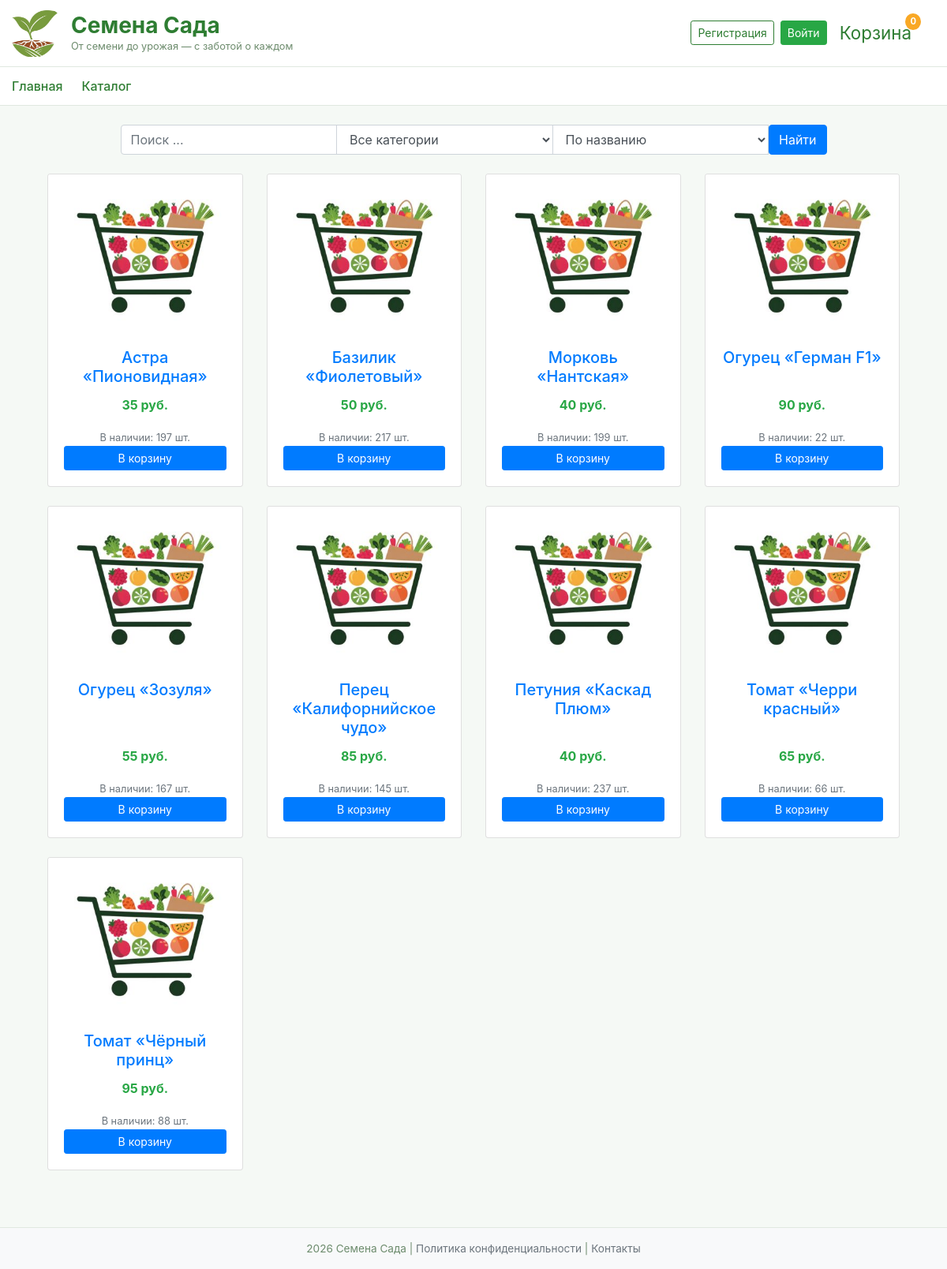
The app's page /catalog, older data.
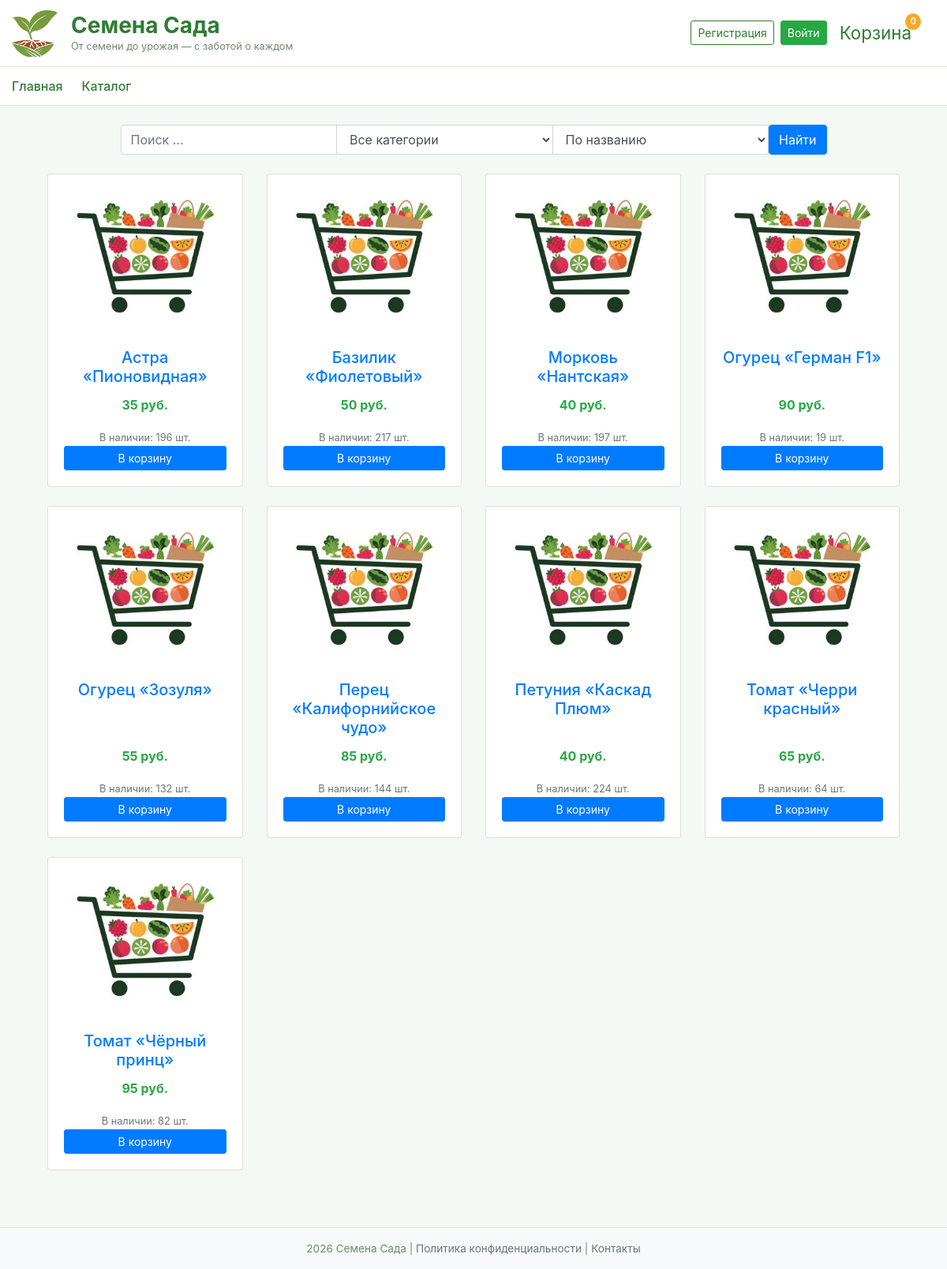
The same page, newer data.
### data/products.py (models this page shows)
class Product(SqlAlchemyBase, SerializerMixin):
    __tablename__ = 'products'
    serialize_only = ('id', 'name', 'category_id', 'category.name', 'price', 'stock',
                      'image_path', 'description', 'sowing_month_start', 'sowing_month_end',
                      'difficulty', 'modified_date', 'order_items')
    id = sqlalchemy.Column(sqlalchemy.Integer, primary_key=True, autoincrement=True)
    name = sqlalchemy.Column(sqlalchemy.String)
    category_id = sqlalchemy.Column(sqlalchemy.Integer, sqlalchemy.ForeignKey('categories.id'))
    price = sqlalchemy.Column(sqlalchemy.Integer)
    stock = sqlalchemy.Column(sqlalchemy.Integer)
    image_path = sqlalchemy.Column(sqlalchemy.String)
    description = sqlalchemy.Column(sqlalchemy.String)
    sowing_month_start = sqlalchemy.Column(sqlalchemy.Integer)
    sowing_month_end = sqlalchemy.Column(sqlalchemy.Integer)
    difficulty = sqlalchemy.Column(sqlalchemy.String)
    modified_date = sqlalchemy.Column(sqlalchemy.DateTime, default=datetime.datetime.now)
    order_items = orm.relationship("OrderItem", back_populates='product')
    category = orm.relationship("Category")

### main.py (the view, shortened to what this page needs)
@app.route('/catalog')
def catalog():
    search_query = request.args.get('search', '')
    category_id = request.args.get('category', 0)
    sort_by = request.args.get('sort', 'name')
    with create_session() as db_sess:
        query = db_sess.query(Product)
        if search_query:
            query = query.filter(Product.name.like(f'%{search_query}%'))
        if category_id and int(category_id) > 0:
            query = query.filter(Product.category_id == int(category_id))
        if sort_by == 'price_asc':
            query = query.order_by(Product.price)
        elif sort_by == 'price_desc':
            query = query.order_by(Product.price.desc())
        else:
            query = query.order_by(Product.name)
        products = query.all()
        categories = db_sess.query(Category).all()
        return render_template('catalog.html',
                               products=products,
                               categories=categories,
                               search_query=search_query,
                               current_category=int(category_id) if category_id else 0,
                               sort_by=sort_by)

### data/db_session.py (called while the page is built)
def create_session() -> Session:
    global __factory
    return __factory()

### main.py (called while the page is built)
@app.context_processor
def cart_count():
    cart = session.get('cart', {})
    count = sum(cart.values())
    return dict(cart_count=count)

### templates/catalog.html (shortened to what this page needs)
{% extends "base.html" %} {% block content %}
<div class="container-fluid">
  <form method="GET" action="/catalog" class="mb-4">
    <div class="row justify-content-center">
      <div class="col-md-10">
        <div class="input-group flex-wrap">
          <input
            type="text"
            name="search"
            class="form-control"
            placeholder="Поиск ..."
            value="{{ search_query }}"
            style="min-width: 100px"
          />
          <select
            name="category"
            class="form-control"
            style="width: auto; min-width: max-content"
          >
            <option value="0">Все категории</option>
          </select>
          <select
            name="sort"
            class="form-control"
            style="width: auto; min-width: max-content"
          >
            {% if sort_by == "name" %}
            <option value="name" selected>По названию</option>
            {% else %}
            <option value="name">По названию</option>
            {% endif %}
          </select>
          <button
            type="submit"
            class="btn btn-primary"
            style="white-space: nowrap"
          >
            Найти
          </button>
        </div>
      </div>
    </div>
  </form>
  <div class="row">
    {% for product in products %}
    <div class="col-md-3 col-sm-6 mb-4">
      <div class="card h-100">
        <img
          src="{{ product.image_path }}"
          class="card-img-top"
          alt="{{ product.name }}"
          style="height: 200px; object-fit: cover"
        />
        <div class="card-body d-flex flex-column text-center">
          <a
            href="/product/{{ product.id }}?next={{ request.url | urlencode }}"
            class="text-decoration-none"
          >
            <h5 class="card-title">{{ product.name }}</h5>
          </a>
          <div class="mt-auto">
            <p class="card-text font-weight-bold text-success fs-5">
              {{ product.price }} руб.
            </p>
            {% if product.stock > 0 %}
            <small class="text-muted">В наличии: {{ product.stock }} шт.</small>
            {% else %}
            <small class="text-danger">Нет в наличии</small>
            {% endif %}
            <div class="d-flex flex-column gap-2" role="group">
              {% if product.stock > 0 %}
              <button
                type="submit"
                form="cartForm{{ product.id }}"
                class="btn btn-primary btn-sm"
              >
                В корзину
              </button>
              {% else %}
              <button class="btn btn-secondary btn-sm" disabled>
                Нет в наличии
              </button>
              {% endif %}
            </div>
          </div>
        </div>
      </div>
    </div>
    {% endfor %}
  </div>
</div>
{% endblock %}

### templates/base.html (shortened to what this page needs)
<!doctype html>
<html lang="ru">
  <head>
    <link
      rel="stylesheet"
      href="https://stackpath.bootstrapcdn.com/bootstrap/4.4.1/css/bootstrap.min.css"
    />
    <link
      rel="stylesheet"
      href="{{ url_for('static', filename='css/style.css') }}"
    />
  </head>
  <body>
    <div class="navbar-main">
      <div class="container-fluid">
        <div class="row w-100 align-items-center">
          <div class="col-md-6 d-flex align-items-center">
            <img
              src="{{ url_for('static', filename='image/logo/logo.jpg') }}"
              alt="Логотип"
              class="logo-img"
            />
            <div>
              <div class="brand-title">Семена Сада</div>
              <div class="brand-slogan">
                От семени до урожая — с заботой о каждом
              </div>
            </div>
          </div>
          <div class="col-md-6 d-flex justify-content-end align-items-center">
            {% if current_user.is_authenticated %}
            <a href="/user_profile" class="user-name">
              {{ current_user.surname }} {{ current_user.name }}
            </a>
            <a href="/logout" class="btn btn-sm btn-outline-danger">Выйти</a>
            {% else %}
            <a href="/register" class="btn btn-sm btn-outline-green"
              >Регистрация</a
            >
            <a href="/login" class="btn btn-sm btn-success ml-2">Войти</a>
            {% endif %}
            <a href="/cart" class="cart-icon">
              Корзина
              <span class="cart-count">{{ cart_count|default(0) }}</span>
            </a>
          </div>
        </div>
      </div>
    </div>
    <div class="nav-links">
      <div class="container-fluid">
        <div
          class="d-flex justify-content-between align-items-center flex-wrap"
        >
          <div class="d-flex flex-wrap">
            <a href="/" class="nav-link">Главная</a>
            {% if current_user.is_authenticated and current_user.is_admin %}
            <a href="/catalog" class="nav-link">Управление товарами</a>
            {% else %}
            <a href="/catalog" class="nav-link">Каталог</a>
            {% endif %}
          </div>
        </div>
      </div>
    </div>
    <main role="main" class="container mt-4">
      {% block content %}{% endblock %}
    </main>
    <footer class="footer">
      <div class="container">
        2026 Семена Сада |
        <a href="#" class="text-muted">Политика конфиденциальности</a> |
        <a href="#" class="text-muted">Контакты</a>
      </div>
    </footer>
  </body>
</html>

### static/css/style.css (style rules this page uses)
body { background-color: #f5f9f5; }
.navbar-main { background-color: white; border-bottom: 1px solid #e0e8e0; padding-top: 0.75rem; padding-bottom: 0.75rem; }
.logo-img { width: 60px; height: 60px; object-fit: cover; border-radius: 12px; margin-right: 15px; }
.brand-title { font-size: 1.75rem; font-weight: 700; color: #2e7d32; margin: 0; line-height: 1.2; }
.brand-slogan { font-size: 0.8rem; color: #6c8b6c; margin: 0; }
.btn-outline-green { color: #2e7d32; border-color: #2e7d32; }
.cart-icon { position: relative; display: inline-block; margin-left: 1rem; font-size: 1.4rem; text-decoration: none; color: #2e7d32; }
.cart-count { position: absolute; top: -8px; right: -12px; background-color: #f9a825; color: white; font-size: 0.7rem; font-weight: bold; border-radius: 50%; padding: 2px 6px; min-width: 18px; text-align: center; }
.nav-links { background-color: #ffffff; border-bottom: 1px solid #e0e8e0; padding: 0.5rem 0; }
.nav-links .nav-link { color: #2e7d32; font-weight: 500; margin-right: 1.5rem; padding: 0.25rem 0; transition: all 0.2s ease; }
.footer { background-color: #f8f9fa; border-top: 1px solid #e0e8e0; margin-top: 3rem; padding-top: 1rem; padding-bottom: 1rem; color: #6c8b6c; font-size: 0.85rem; text-align: center; }

Row changes from the older to the newer data that the page shows:
changed Product "Астра «Пионовидная»": stock "197" → "196"
changed Product "Морковь «Нантская»": stock "199" → "197"
changed Product "Огурец «Герман F1»": stock "22" → "19"
changed Product "Огурец «Зозуля»": stock "167" → "132"
changed Product "Перец «Калифорнийское чудо»": stock "145" → "144"
changed Product "Петуния «Каскад Плюм»": stock "237" → "224"
changed Product "Томат «Черри красный»": stock "66" → "64"
changed Product "Томат «Чёрный принц»": stock "88" → "82"
